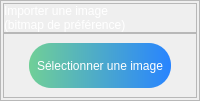
                        <widget class="QFrame" name="frame_19">
                         <property name="frameShape">
                          <enum>QFrame::StyledPanel</enum>
                         </property>
                         <property name="frameShadow">
                          <enum>QFrame::Raised</enum>
                         </property>
                         <layout class="QVBoxLayout" name="verticalLayout_8">
                          <property name="spacing">
                           <number>0</number>
                          </property>
                          <property name="leftMargin">
                           <number>2</number>
                          </property>
                          <property name="topMargin">
                           <number>2</number>
                          </property>
                          <property name="rightMargin">
                           <number>2</number>
                          </property>
                          <property name="bottomMargin">
                           <number>2</number>
                          </property>
                          <item>
                           <widget class="QFrame" name="frame_22">
                            <property name="maximumSize">
                             <size>
                              <width>16777215</width>
                              <height>45</height>
                             </size>
                            </property>
                            <property name="frameShape">
                             <enum>QFrame::StyledPanel</enum>
                            </property>
                            <property name="frameShadow">
                             <enum>QFrame::Raised</enum>
                            </property>
                            <layout class="QHBoxLayout" name="horizontalLayout_7">
                             <property name="leftMargin">
                              <number>0</number>
                             </property>
                             <property name="topMargin">
                              <number>0</number>
                             </property>
                             <property name="rightMargin">
                              <number>0</number>
                             </property>
                             <property name="bottomMargin">
                              <number>0</number>
                             </property>
                             <item>
                              <widget class="QLabel" name="label_2">
                               <property name="styleSheet">
                                <string notr="true">*{
	color: white;
	font: 100 14pt &quot;Ubuntu&quot;;
}</string>
                               </property>
                               <property name="text">
                                <string>Importer une image
(bitmap de préférence)</string>
                               </property>
                               <property name="alignment">
                                <set>Qt::AlignLeading|Qt::AlignLeft|Qt::AlignVCenter</set>
                               </property>
                              </widget>
                             </item>
                            </layout>
                           </widget>
                          </item>
                          <item>
                           <widget class="QFrame" name="frame_21">
                            <property name="maximumSize">
                             <size>
                              <width>16777215</width>
                              <height>75</height>
                             </size>
                            </property>
                            <property name="frameShape">
                             <enum>QFrame::StyledPanel</enum>
                            </property>
                            <property name="frameShadow">
                             <enum>QFrame::Raised</enum>
                            </property>
                            <layout class="QHBoxLayout" name="horizontalLayout_8">
                             <property name="leftMargin">
                              <number>25</number>
                             </property>
                             <property name="rightMargin">
                              <number>25</number>
                             </property>
                             <item>
                              <widget class="QPushButton" name="backgroundImageButton">
                               <property name="minimumSize">
                                <size>
                                 <width>0</width>
                                 <height>45</height>
                                </size>
                               </property>
                               <property name="maximumSize">
                                <size>
                                 <width>350</width>
                                 <height>16777215</height>
                                </size>
                               </property>
                               <property name="styleSheet">
                                <string notr="true">*{
	
	background-color: qlineargradient(spread:pad, x1:0, y1:1, x2:1, y2:1, stop:0 rgba(112, 207, 151, 255), stop:1 rgba(40, 132, 255, 255));
	border-radius: 22px;
	color: white;
}</string>
                               </property>
                               <property name="text">
                                <string>Sélectionner une image</string>
                               </property>
                              </widget>
                             </item>
                            </layout>
                           </widget>
                          </item>
                         </layout>
                        </widget>
